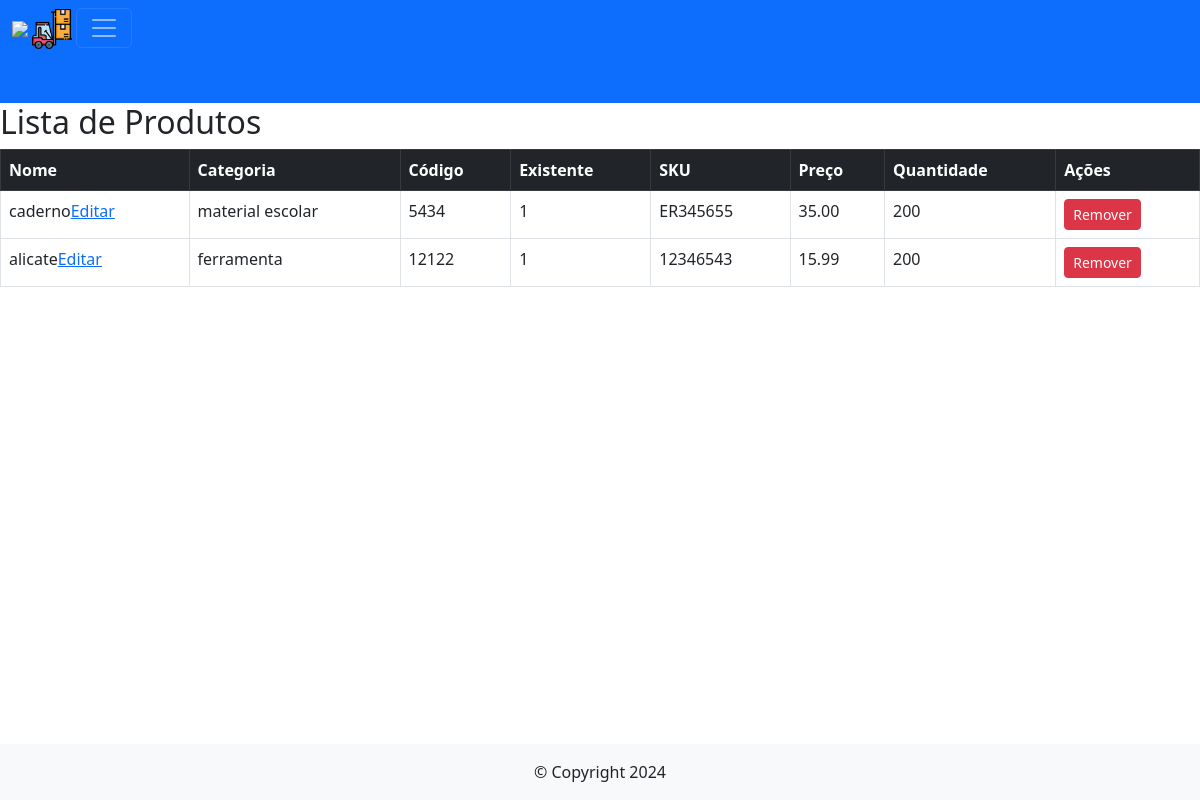
/produtos/, run on the app's committed database.
### projetointegradors/models.py (models this page shows)
class Produto(models.Model):
    categoria = models.CharField(
        max_length=255,
        null=False,
        blank=False
    )
    nome = models.CharField(
        max_length=255,
        null=False,
        blank=False
    )
    codigo = models.CharField(
        max_length=20,
        null=False,
        blank=False,
        unique=True)
    existente = models.IntegerField(
        default=0,
        null=False,
        blank=False
    )
    sku = models.CharField(
        max_length=20,
        null=False,
        blank=False,
        unique=True
    )
    preco = models.DecimalField(
        max_digits=10,
        decimal_places=2,
        null=False,
        blank=False
    )
    quantidade = models.IntegerField()

### projetointegradors/views.py (the view)
# urls.py: path('produtos/', views.lista_produtos, name='lista_produtos'),
def lista_produtos(request):
    produtos = Produto.objects.all()
    return render(request, 'projetointegrador/lista_produtos.html', {'produtos' : produtos})

### projetointegradors/templates/projetointegrador/lista_produtos.html
{% extends 'projetointegrador/base.html' %}
{% block content %}
    <h2>Lista de Produtos</h2>
        <div class="table-responsive">
            <table class="table table-bordered table-nover">
                <thead class="table-dark">
                    <tr>
                        <th>Nome</th>
                        <th>Categoria</th>
                        <th>Código</th>
                        <th>Existente</th>
                        <th>SKU</th>
                        <th>Preço</th>
                        <th>Quantidade</th>
                        <th>Ações</th>
                    </tr>
                </thead>
                <tbody>
                    {% for produto in produtos %}
                    <tr>
                        <td>{{ produto.nome }}<a href="{% url 'editar_produto' produto_id=produto.id %}">Editar</a></td>
                        <td class="category-cell">{{ produto.categoria }}</td>
                        <td>{{ produto.codigo }}</td>
                        <td>{{ produto.existente }}</td>
                        <td>{{ produto.sku }}</td>
                        <td>{{ produto.preco }}</td>
                        <td>{{ produto.quantidade }}</td>
                        <td>
                            <a href="{% url 'remove_produto' produto.id %}" class="btn btn-danger btn-sm">Remover</a>
                        </td>
                    </tr>
                {% endfor %}
            </tbody>
        </table>
        </div>
    {% endblock content %}

### data on the page
Produto: nome "caderno", categoria "material escolar", codigo "5434", existente "1", sku "ER345655", preco "35.00", quantidade "200"
Produto: nome "alicate", categoria "ferramenta", codigo "12122", existente "1", sku "12346543", preco "15.99", quantidade "200"
